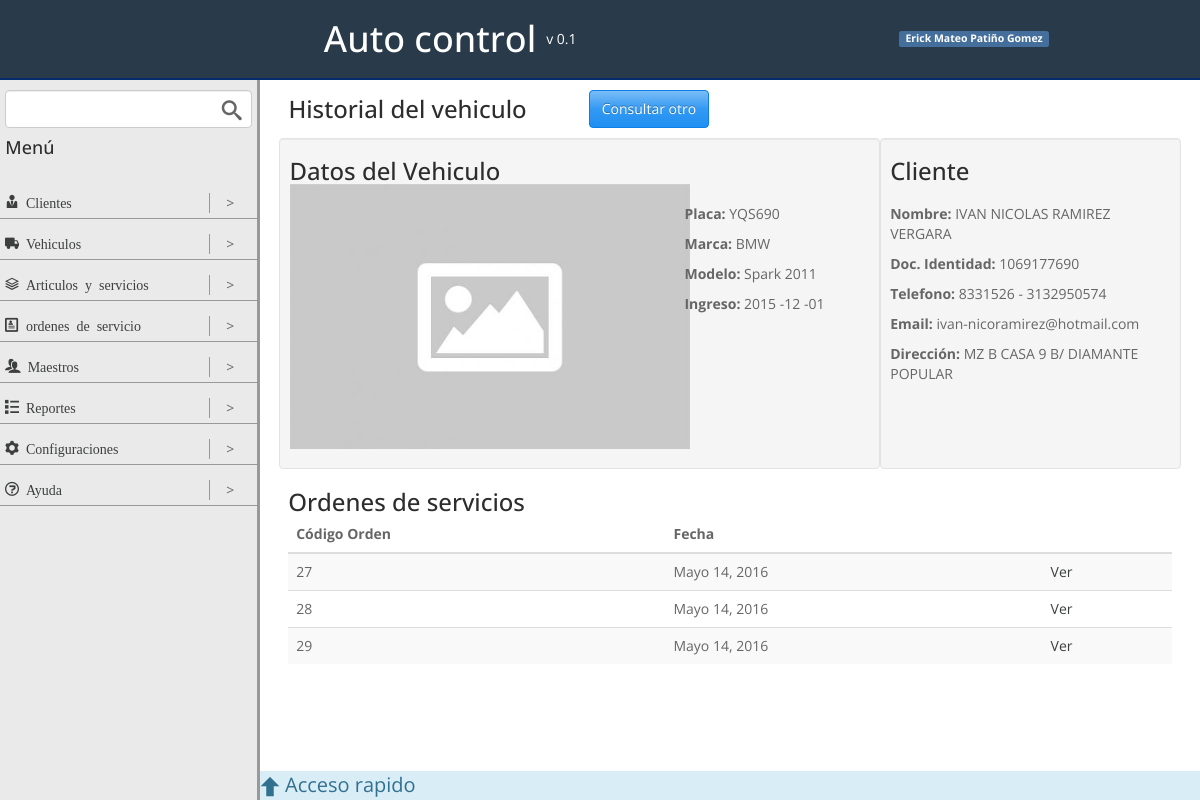
/historial/YQS690/, run on the app's committed database.
### vehiculos/models.py (models this page shows, shortened)
class vehiculoModel(models.Model):
	placa = models.CharField(max_length=10, primary_key=True, null=False, blank=False)
	cilindraje = models.IntegerField(null=True, blank=True)
	marca = models.ForeignKey(MarcaModel, null=True, blank=True)
	clase = models.CharField(max_length=50, null=True, blank=True)
	tipo = models.ForeignKey(tipoVehiculoModel, null=True, blank=True)
	cliente = models.ForeignKey(clienteModel, null=False, blank=False)
	foto = models.ImageField(upload_to = 'img/vehiculo/', default = 'img/none.jpg')

class MarcaModel(models.Model):
	marca = models.CharField(max_length=50)
	def __str__(self):
		return u'%s' % (self.marca)

### clientes/models.py (models this page shows, shortened)
class clienteModel(models.Model):
	nombre = models.CharField(max_length=35)
	apellido = models.CharField(max_length=35)
	documento = models.CharField(max_length=20)
	telefono = models.CharField(max_length=20, blank=True, null=True)
	celular = models.CharField(max_length=50)
	direccion = models.CharField(max_length=50, blank=True, null=True)
	email = models.EmailField(blank=True, null=True)
	def __str__(self):
		return u'%s %s' % (self.nombre, self.apellido)

### ordenes_servicios/models.py (models this page shows, shortened)
class ordenServicioModel(models.Model):
	vehiculo = models.ForeignKey(vehiculoModel,null=False,blank=False)
	fecha = models.DateField(null=False,blank=False,default=datetime.now)
	state = models.PositiveIntegerField(default = 1)

### vehiculos/views.py (the view)
# urls.py: url(r'^historial/(?P<pk>[\w\-]+)/$', vehiculoDetail.as_view(), name = 'detail_vehiculo'),
class vehiculoDetail(DetailView):
	template_name = 'detail_vehiculo.html'
	model = vehiculoModel
	context_object_name = 'vehiculo'
	def get_context_data(self, **kwargs):
		context = super(vehiculoDetail, self).get_context_data(**kwargs)
		context["ordenes_servicios"] = self.get_ordenes_servicios()
		return context
	def get_ordenes_servicios(self):
		vehiculo = self.object
		ordenesServicios = ordenServicioModel.objects.filter(vehiculo=vehiculo)
		return ordenesServicios

### vehiculos/templates/detail_vehiculo.html (shortened to what this page needs)
{% extends "base.html" %}
{% load staticfiles %}
{% block contentViewTitle %}
	<div class="col-4">
		<h3>Historial del vehiculo</h3>
	</div>
	<div class="col-8">
		<a href="{% url 'historial' %}" class="btn btn-info">Consultar otro</a>
	</div>
{% endblock contentViewTitle %}
{% block content %}
	<div class="row">
		<div class="well col-8">
			<h3>Datos del Vehiculo</h3>
			<div class="row">
				<div class="col-8">
					<figure>
						<img src="{% static vehiculo.foto %}" width="400px">
					</figure>
				</div>
				<div class="col-4">
					<br>
					<p><strong>Placa: </strong>{{ vehiculo.placa }}</p>
					<p><strong>Marca: </strong>{{ vehiculo.marca }}</p>
					<p><strong>Modelo:</strong> Spark 2011</p>
					<p><strong>Ingreso:</strong> 2015 -12 -01</p>
				</div>
			</div>
		</div>
		<div class="well col-4">
			<h3>Cliente</h3>
			<br>
			<p><strong>Nombre: </strong>{{ vehiculo.cliente }} </p>
			<p><strong>Doc. Identidad: </strong>{{ vehiculo.cliente.documento}}</p>
			<p><strong>Telefono: </strong>{{ vehiculo.cliente.telefono }} - {{ vehiculo.cliente.celular }}</p>
			<p><strong>Email: </strong>{{ vehiculo.cliente.email }}</p>
			<p><strong>Dirección: </strong>{{ vehiculo.cliente.direccion }}</p>
		</div>
	</div>
	<h3>Ordenes de servicios</h3>
	{% if ordenes_servicios %}
		<table class="table table-striped table-hover ">
			<thead>
				<tr>
					<th>Código Orden</th>
					<th>Fecha</th>
					<th></th>
				</tr>
			</thead>
			<tbody>
				{% for orden in ordenes_servicios %}
						<tr>
							<td>{{ orden.id }}</td>
							<td>{{ orden.fecha }}</td>
							<td>
								<a href="{% url 'detalle_orden_servicio' orden.pk %}" target="_blank">
									Ver
								</a>
							</td>
						</tr>
				{% endfor %}
			</tbody>
		</table>
	{% else %}
	<div class="alert alert-info" role="alert">
		<h4 class="icon-notification">&nbsp;Este auto aún no tiene ordenes de servicio</h4>
	</div>
	{% endif %}
{% endblock content %}

### static/css/styles.css (style rules this page uses)
.row { box-sizing:border-box;display:-webkit-flex;display:-ms-flexbox;display:-webkit-box;display:flex;-webkit-flex:0 1 auto;-ms-flex:0 1 auto;-webkit-box-flex:0;flex:0 1 auto;-webkit-flex-direction:row;-ms-flex-direction:row;-webkit-box-orient:horizontal;-webkit-box-direction:normal;flex-direction:row;-webkit-flex-wrap:wrap;-ms-flex-wrap:wrap;flex-wrap:wrap;margin-right:-1%;margin-left:-1% }
.col-0,.col-1,.col-2,.col-3,.col-4,.col-5,.col-6,.col-7,.col-8,.col-9,.col-10,.col-11,.col-12 { box-sizing:border-box;-webkit-flex:0 0 auto;-ms-flex:0 0 auto;-webkit-box-flex:0;flex:0 0 auto;padding-right:1%;padding-left:1% }
.col-4 { -ms-flex-preferred-size:33.333%;-webkit-flex-basis:33.333%;flex-basis:33.333%;max-width:33.333% }
.col-8 { -ms-flex-preferred-size:66.667%;-webkit-flex-basis:66.667%;flex-basis:66.667%;max-width:66.667% }
html,body { height:100% }
h1,h2,h3,h4 { margin:0 }
a { color:#3d3f3f;text-decoration:none }

### static/css/timeTo.css (style rules this page uses)
figure, figcaption { display: block; }

### data on the page
vehiculoModel: foto (placeholder picture), placa "YQS690", marca "BMW", cliente "IVAN NICOLAS RAMIREZ VERGARA", cliente.documento "1069177690", cliente.telefono "8331526", cliente.celular "3132950574", cliente.email "ivan-nicoramirez@hotmail.com", cliente.direccion "MZ B CASA 9 B/ DIAMANTE POPULAR"
ordenServicioModel: id "27", fecha "Mayo 14, 2016"
ordenServicioModel: id "28", fecha "Mayo 14, 2016"
ordenServicioModel: id "29", fecha "Mayo 14, 2016"
